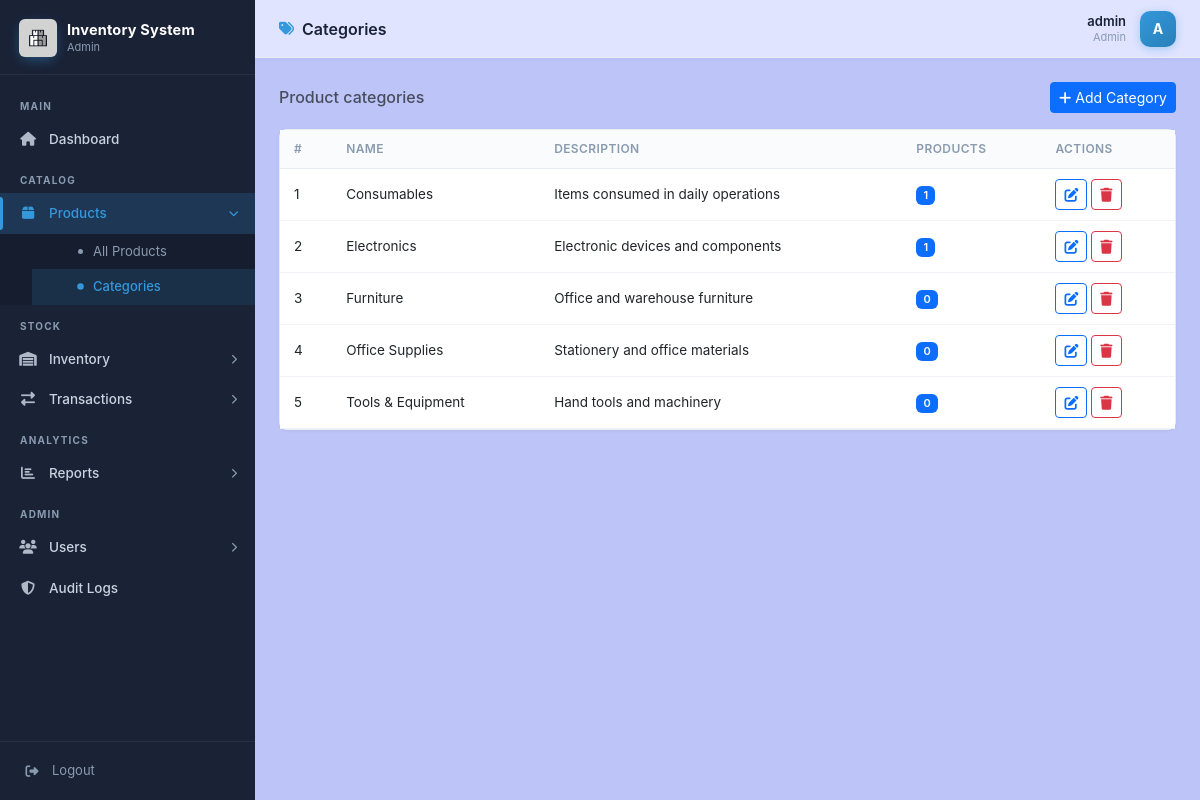
The page /modules/categories/index.php (signed in) on the database its author committed.
### tables this page shows
CREATE TABLE IF NOT EXISTS categories (
    id INT AUTO_INCREMENT PRIMARY KEY,
    name VARCHAR(100) NOT NULL UNIQUE,
    description TEXT,
    created_at TIMESTAMP DEFAULT CURRENT_TIMESTAMP
);

### modules/categories/index.php (the view, shortened to what this page needs)
<?php
require_once __DIR__ . '/../../includes/layout_top.php';
$categories = $pdo->query('SELECT c.*, COUNT(p.id) AS product_count FROM categories c LEFT JOIN products p ON p.category_id=c.id GROUP BY c.id ORDER BY c.name')->fetchAll();
?>
<div class="d-flex justify-content-between align-items-center mb-3">
    <h6 class="mb-0 text-muted">Product categories</h6>
    <button class="btn btn-primary btn-sm" data-bs-toggle="modal" data-bs-target="#catModal">
        <i class="fas fa-plus me-1"></i>Add Category
    </button>
</div>
<div class="card">
    <div class="card-body p-0">
        <table class="table table-hover mb-0">
            <thead><tr><th>#</th><th>Name</th><th>Description</th><th>Products</th><th>Actions</th></tr></thead>
            <tbody>
            <?php foreach ($categories as $i => $c): ?>
            <tr id="row-<?= $c['id'] ?>">
                <td><?= $i+1 ?></td>
                <td><?= htmlspecialchars($c['name']) ?></td>
                <td><?= htmlspecialchars($c['description'] ?? '-') ?></td>
                <td><span class="badge bg-primary"><?= $c['product_count'] ?></span></td>
                <td>
                    <button class="btn btn-sm btn-outline-primary" onclick="editCat(<?= htmlspecialchars(json_encode($c)) ?>)"><i class="fas fa-edit"></i></button>
                    <button class="btn btn-sm btn-outline-danger" onclick="deleteCat(<?= $c['id'] ?>, '<?= htmlspecialchars($c['name']) ?>')"><i class="fas fa-trash"></i></button>
                </td>
            </tr>
            <?php endforeach; ?>
            </tbody>
        </table>
    </div>
</div>
<?php
require_once __DIR__ . '/../../includes/layout_bottom.php';

### assets/style/style.css (style rules this page uses)
*, *::before, *::after { box-sizing: border-box; margin: 0; padding: 0; }
:root { --sidebar-w: 255px; --sidebar-bg: #1a2236; --sidebar-border: rgba(255,255,255,.06); --sidebar-hover: rgba(255,255,255,.07); --sidebar-active: rgba(52,152,219,.18); --accent: #3498db; --accent-light: rgba(52,152,219,.15); --text-muted: #8a9bb0; --text-light: #c8d3e0; --topbar-h: 58px; --radius: 8px; }
body { background: #bcc4f8; font-family: -apple-system, BlinkMacSystemFont, 'Segoe UI', Roboto, Arial, sans-serif; color: #2d3748; font-size: 14px; line-height: 1.5; }
.card { background: #fff; border: 1px solid #e8edf3; border-radius: var(--radius); box-shadow: 0 1px 4px rgba(0,0,0,.04); margin-bottom: 24px; width: 100%; }
.card-body { padding: 20px; }
.table { font-size: 13.5px; width: 100%; }
.table th { font-weight: 600; font-size: 12px; text-transform: uppercase; letter-spacing: .4px; color: #8a9bb0; background: #fafbfc; border-bottom: 1px solid #e8edf3; white-space: nowrap; padding: 10px 14px; }
.table td { vertical-align: middle; padding: 10px 14px; border-color: #f0f3f8; }
.badge { font-size: 11px; font-weight: 600; }

### rows shown on the page
categories: name "Consumables", description "Items consumed in daily operations", product_count "1"
categories: name "Electronics", description "Electronic devices and components", product_count "1"
categories: name "Furniture", description "Office and warehouse furniture", product_count "0"
categories: name "Office Supplies", description "Stationery and office materials", product_count "0"
categories: name "Tools & Equipment", description "Hand tools and machinery", product_count "0"

### other values the page prints
APP_NAME "Inventory System"
$roleLabel "Admin"
$pageTitle "Categories"
$user['username'] "admin"
$initial "A"
